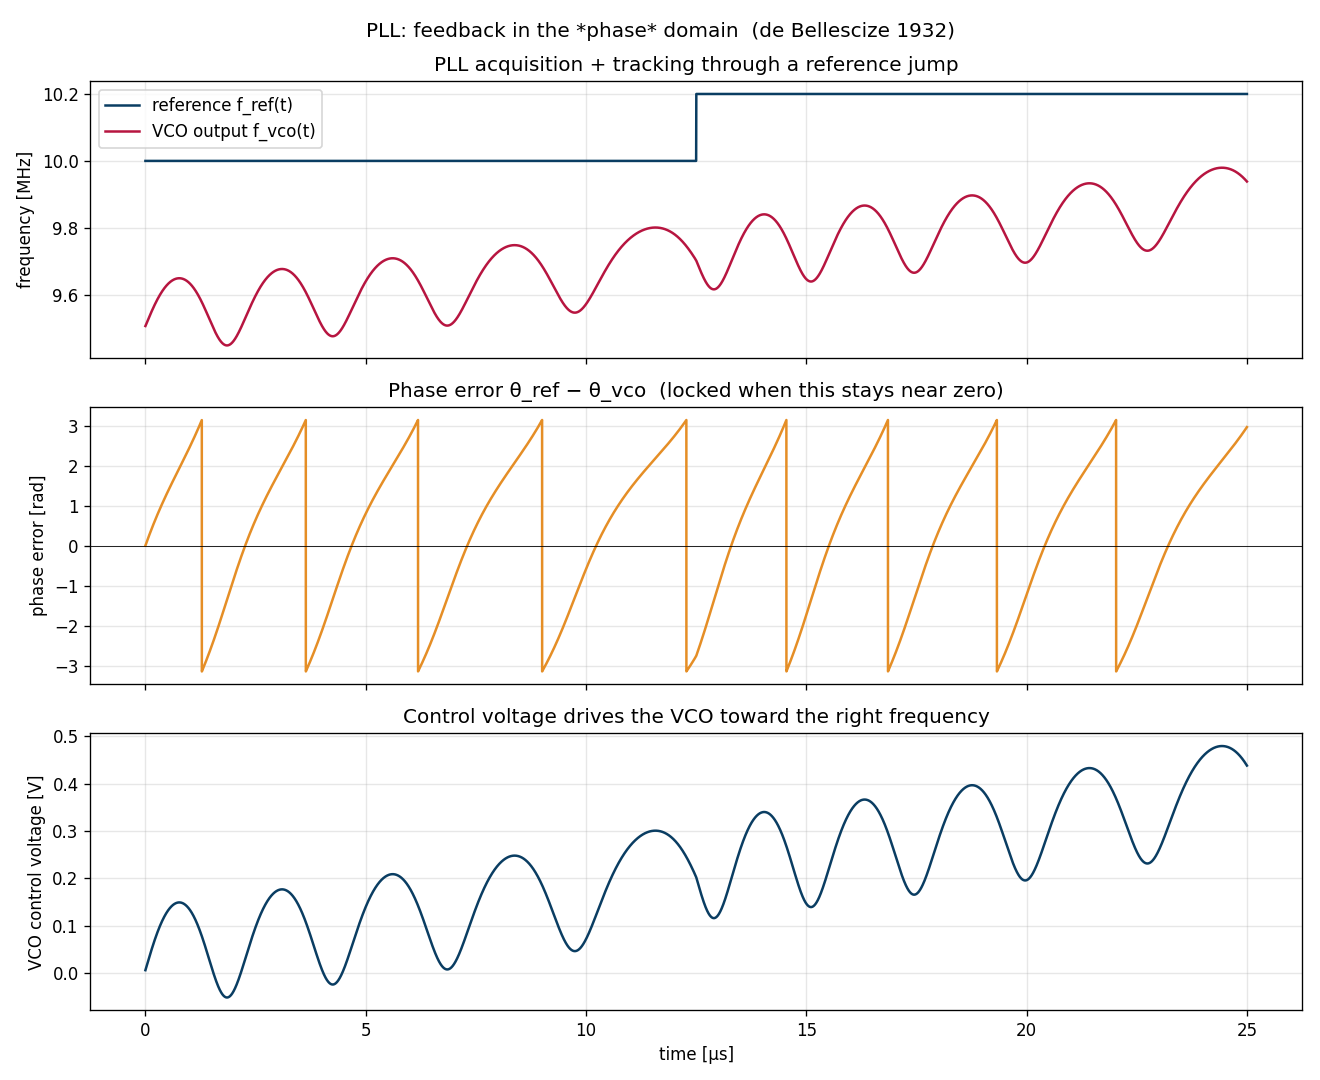

Generate this figure with Python:
"""
Chapter 3.4 - PLL (Phase-Locked Loop): how a chip locks to an external clock.

Phenomenon
----------
A PLL is a feedback control system whose state variable is *phase*, not
amplitude.  It compares the phase of an input reference signal with the
phase of an internal voltage-controlled oscillator (VCO), and tweaks the
VCO until the two phases match.  Once 'locked', the VCO output tracks the
reference frequency exactly, but with much cleaner edges.

PLLs were invented by Henri de Bellescize in 1932 (for synchronizing radio
receivers).  They are now in *everything*: every CPU multiplies a slow
crystal reference up to GHz, every SerDes recovers clock from data with one,
every cell phone uses them for frequency synthesis.

Math (linearized loop, Type-II)
-------------------------------
    d(theta_VCO)/dt = K_VCO * v_ctrl
    v_ctrl(t)       = K_PD * loop_filter( theta_ref - theta_VCO )

We integrate this directly and watch the error settle.
"""
import numpy as np
import torch
import matplotlib.pyplot as plt
import os

torch.set_default_dtype(torch.float64)

# ---------- Parameters ----------
f_ref = 10e6           # 10 MHz reference (e.g. crystal)
f_vco_init = 9.5e6     # VCO starts a bit off
K_VCO = 2 * np.pi * 1e6   # rad/s per volt
K_PD  = 1.0
# PI loop filter: tau1, tau2
tau1 = 1e-5
tau2 = 1e-6

dt = 1e-9
N  = 25000
t  = torch.arange(N) * dt

theta_ref = torch.zeros(N)
theta_vco = torch.zeros(N)
v_ctrl    = torch.zeros(N)
integ     = 0.0

# at step ~ N/2 we kick the reference frequency to test pull-in
omega_ref = 2 * np.pi * f_ref
omega_vco_free = 2 * np.pi * f_vco_init

th_r = 0.0
th_v = 0.0
for k in range(N):
    if k > N // 2:
        omega_ref_now = 2 * np.pi * (f_ref + 0.2e6)   # ref jumps by 200 kHz at t = N/2
    else:
        omega_ref_now = omega_ref
    th_r += omega_ref_now * dt
    # phase detector: sin of difference (mixer-style)
    pd = K_PD * np.sin(th_r - th_v)
    # PI filter:  v = pd + (1/tau1) * integral(pd)
    integ += pd * dt
    v = pd * (tau2 / tau1) + integ / tau1
    # VCO
    th_v += (omega_vco_free + K_VCO * v) * dt

    theta_ref[k] = th_r
    theta_vco[k] = th_v
    v_ctrl[k]    = v

phase_err = (theta_ref - theta_vco).numpy()
# wrap to [-pi, pi] for plotting clarity
phase_err_wrapped = ((phase_err + np.pi) % (2 * np.pi)) - np.pi

# Instantaneous frequencies (numerical derivative)
f_inst_vco = np.gradient(theta_vco.numpy(), dt) / (2 * np.pi)
f_inst_ref = np.gradient(theta_ref.numpy(), dt) / (2 * np.pi)

# ---------- Plot ----------
fig, axes = plt.subplots(3, 1, figsize=(11, 9), sharex=True)

ax = axes[0]
ax.plot(t.numpy() * 1e6, f_inst_ref / 1e6, label="reference f_ref(t)", color="#0a3d62")
ax.plot(t.numpy() * 1e6, f_inst_vco / 1e6, label="VCO output f_vco(t)", color="#b71540")
ax.set_ylabel("frequency [MHz]")
ax.set_title("PLL acquisition + tracking through a reference jump")
ax.legend(); ax.grid(alpha=0.3)

ax = axes[1]
ax.plot(t.numpy() * 1e6, phase_err_wrapped, color="#e58e26")
ax.set_ylabel("phase error [rad]")
ax.set_title("Phase error θ_ref − θ_vco  (locked when this stays near zero)")
ax.grid(alpha=0.3); ax.axhline(0, color="black", lw=0.5)

ax = axes[2]
ax.plot(t.numpy() * 1e6, v_ctrl.numpy(), color="#0a3d62")
ax.set_xlabel("time [µs]"); ax.set_ylabel("VCO control voltage [V]")
ax.set_title("Control voltage drives the VCO toward the right frequency")
ax.grid(alpha=0.3)

fig.suptitle("PLL: feedback in the *phase* domain  (de Bellescize 1932)", fontsize=12)
fig.tight_layout()
out_path = os.path.join(os.path.dirname(__file__), "pll_lock.png")
fig.savefig(out_path, dpi=120)
print(f"saved {out_path}")
